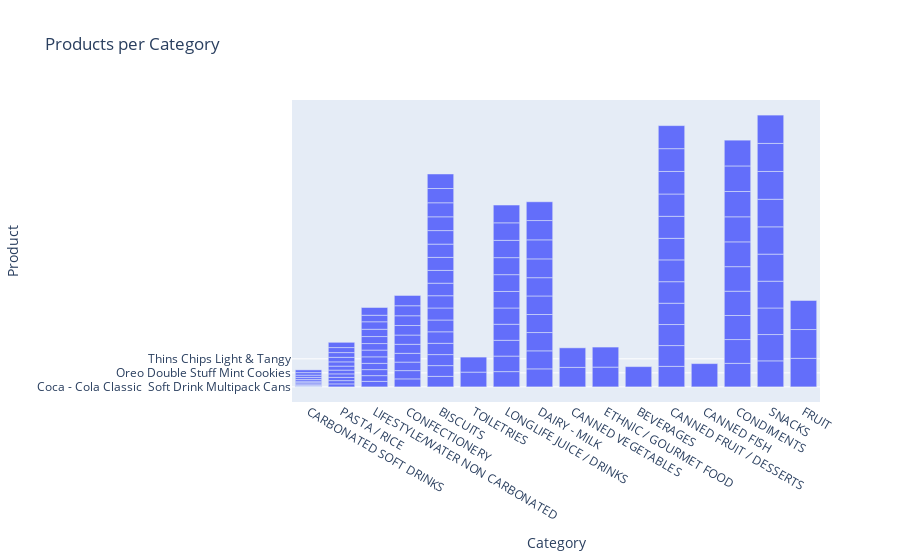

Write notebook code for a chart like this one.
### Code cell
import pandas as pd
import plotly.express as px
from neo4j import GraphDatabase


query = """
MATCH (c:Category)<-[:STOCKED_IN]-(p:Product)
RETURN c.name AS Category, collect(p.name) AS Products
"""


with driver.session() as session:
    result = session.run(query)
    neo4j_data = [record.data() for record in result]


df = pd.DataFrame(neo4j_data)

# Use Plotly to draw a bar chart
fig = px.bar(df.explode('Products'), x='Category', y='Products', title='Products per Category')
fig.update_layout(xaxis_title='Category', yaxis_title='Product')
fig.show()

### Figure 1 — Plotly figure (JSON) as saved in the notebook; plotly's stock layout.template omitted (floating-point values rounded to 4 significant figures; data arrays with more than 128 entries replaced by an {"elided": "..."} marker saying what was removed)
{"data": [{"alignmentgroup": "True", "hovertemplate": "Category=%{x}<br>Products=%{y}<extra></extra>", "legendgroup": "", "marker": {"color": "#636efa", "pattern": {"shape": ""}}, "name": "", "offsetgroup": "", "orientation": "v", "showlegend": false, "textposition": "auto", "type": "bar", "x": {"elided": "130 str values"}, "xaxis": "x", "y": {"elided": "130 str values"}, "yaxis": "y"}], "layout": {"barmode": "relative", "legend": {"tracegroupgap": 0}, "title": {"text": "Products per Category"}, "xaxis": {"anchor": "y", "domain": [0, 1], "title": {"text": "Category"}}, "yaxis": {"anchor": "x", "domain": [0, 1], "title": {"text": "Product"}}}}
